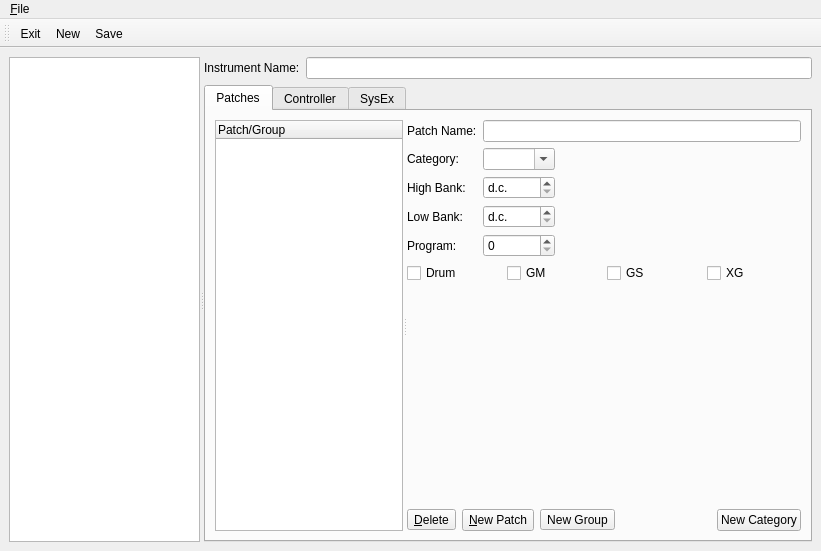
<ui version="4.0" >
 <class>EditInstrumentBase</class>
 <widget class="QMainWindow" name="EditInstrumentBase" >
  <property name="geometry" >
   <rect>
    <x>0</x>
    <y>0</y>
    <width>821</width>
    <height>551</height>
   </rect>
  </property>
  <property name="windowTitle" >
   <string>MusE: Instrument Editor</string>
  </property>
  <widget class="QWidget" name="widget" >
   <layout class="QVBoxLayout" >
    <property name="margin" >
     <number>9</number>
    </property>
    <property name="spacing" >
     <number>6</number>
    </property>
    <item>
     <widget class="QSplitter" name="splitter_3" >
      <property name="orientation" >
       <enum>Qt::Horizontal</enum>
      </property>
      <widget class="QListWidget" name="instrumentList" />
      <widget class="QWidget" name="layoutWidget" >
       <layout class="QVBoxLayout" >
        <property name="margin" >
         <number>0</number>
        </property>
        <property name="spacing" >
         <number>6</number>
        </property>
        <item>
         <layout class="QHBoxLayout" >
          <property name="margin" >
           <number>0</number>
          </property>
          <property name="spacing" >
           <number>6</number>
          </property>
          <item>
           <widget class="QLabel" name="label" >
            <property name="text" >
             <string>Instrument Name:</string>
            </property>
           </widget>
          </item>
          <item>
           <widget class="QLineEdit" name="instrumentName" />
          </item>
         </layout>
        </item>
        <item>
         <widget class="QTabWidget" name="tabWidget3" >
          <property name="currentIndex" >
           <number>0</number>
          </property>
          <widget class="QWidget" name="tab" >
           <attribute name="title" >
            <string>Patches</string>
           </attribute>
           <layout class="QVBoxLayout" >
            <property name="margin" >
             <number>9</number>
            </property>
            <property name="spacing" >
             <number>6</number>
            </property>
            <item>
             <widget class="QSplitter" name="splitter" >
              <property name="orientation" >
               <enum>Qt::Horizontal</enum>
              </property>
              <widget class="QTreeWidget" name="patchView" >
               <property name="sizePolicy" >
                <sizepolicy>
                 <hsizetype>7</hsizetype>
                 <vsizetype>7</vsizetype>
                 <horstretch>0</horstretch>
                 <verstretch>0</verstretch>
                </sizepolicy>
               </property>
               <property name="rootIsDecorated" >
                <bool>true</bool>
               </property>
               <column>
                <property name="text" >
                 <string>Patch/Group</string>
                </property>
               </column>
              </widget>
              <widget class="QWidget" name="layoutWidget" >
               <layout class="QGridLayout" >
                <property name="margin" >
                 <number>0</number>
                </property>
                <property name="spacing" >
                 <number>6</number>
                </property>
                <item row="0" column="1" colspan="2" >
                 <widget class="QLineEdit" name="patchNameEdit" />
                </item>
                <item row="0" column="0" >
                 <widget class="QLabel" name="textLabelPatchName" >
                  <property name="text" >
                   <string>Patch Name:</string>
                  </property>
                 </widget>
                </item>
                <item row="4" column="0" >
                 <widget class="QLabel" name="textLabel4_3" >
                  <property name="text" >
                   <string>Program:</string>
                  </property>
                 </widget>
                </item>
                <item row="7" column="0" colspan="3" >
                 <layout class="QHBoxLayout" >
                  <property name="margin" >
                   <number>0</number>
                  </property>
                  <property name="spacing" >
                   <number>6</number>
                  </property>
                  <item>
                   <widget class="QToolButton" name="deletePatch" >
                    <property name="sizePolicy" >
                     <sizepolicy>
                      <hsizetype>5</hsizetype>
                      <vsizetype>0</vsizetype>
                      <horstretch>0</horstretch>
                      <verstretch>0</verstretch>
                     </sizepolicy>
                    </property>
                    <property name="text" >
                     <string>&amp;Delete</string>
                    </property>
                    <property name="shortcut" >
                     <string>Alt+D</string>
                    </property>
                   </widget>
                  </item>
                  <item>
                   <widget class="QToolButton" name="newPatch" >
                    <property name="sizePolicy" >
                     <sizepolicy>
                      <hsizetype>5</hsizetype>
                      <vsizetype>1</vsizetype>
                      <horstretch>0</horstretch>
                      <verstretch>0</verstretch>
                     </sizepolicy>
                    </property>
                    <property name="text" >
                     <string>&amp;New Patch</string>
                    </property>
                    <property name="shortcut" >
                     <string>Alt+N</string>
                    </property>
                   </widget>
                  </item>
                  <item>
                   <widget class="QToolButton" name="newGroup" >
                    <property name="text" >
                     <string>New Group</string>
                    </property>
                   </widget>
                  </item>
                  <item>
                   <spacer>
                    <property name="orientation" >
                     <enum>Qt::Horizontal</enum>
                    </property>
                    <property name="sizeType" >
                     <enum>QSizePolicy::Expanding</enum>
                    </property>
                    <property name="sizeHint" >
                     <size>
                      <width>240</width>
                      <height>20</height>
                     </size>
                    </property>
                   </spacer>
                  </item>
                  <item>
                   <widget class="QPushButton" name="newCategory" >
                    <property name="text" >
                     <string>New Category</string>
                    </property>
                   </widget>
                  </item>
                 </layout>
                </item>
                <item row="3" column="2" >
                 <spacer>
                  <property name="orientation" >
                   <enum>Qt::Horizontal</enum>
                  </property>
                  <property name="sizeType" >
                   <enum>QSizePolicy::Expanding</enum>
                  </property>
                  <property name="sizeHint" >
                   <size>
                    <width>280</width>
                    <height>20</height>
                   </size>
                  </property>
                 </spacer>
                </item>
                <item row="4" column="2" >
                 <spacer>
                  <property name="orientation" >
                   <enum>Qt::Horizontal</enum>
                  </property>
                  <property name="sizeType" >
                   <enum>QSizePolicy::Expanding</enum>
                  </property>
                  <property name="sizeHint" >
                   <size>
                    <width>280</width>
                    <height>20</height>
                   </size>
                  </property>
                 </spacer>
                </item>
                <item row="2" column="2" >
                 <spacer>
                  <property name="orientation" >
                   <enum>Qt::Horizontal</enum>
                  </property>
                  <property name="sizeType" >
                   <enum>QSizePolicy::Expanding</enum>
                  </property>
                  <property name="sizeHint" >
                   <size>
                    <width>280</width>
                    <height>20</height>
                   </size>
                  </property>
                 </spacer>
                </item>
                <item row="3" column="1" >
                 <widget class="QSpinBox" name="spinBoxLBank" >
                  <property name="specialValueText" >
                   <string>d.c.</string>
                  </property>
                  <property name="maximum" >
                   <number>127</number>
                  </property>
                  <property name="minimum" >
                   <number>-1</number>
                  </property>
                  <property name="value" >
                   <number>-1</number>
                  </property>
                 </widget>
                </item>
                <item row="2" column="0" >
                 <widget class="QLabel" name="textLabel2_2" >
                  <property name="text" >
                   <string>High Bank:</string>
                  </property>
                 </widget>
                </item>
                <item row="3" column="0" >
                 <widget class="QLabel" name="textLabel3_2" >
                  <property name="text" >
                   <string>Low Bank:</string>
                  </property>
                 </widget>
                </item>
                <item row="6" column="2" >
                 <spacer>
                  <property name="orientation" >
                   <enum>Qt::Vertical</enum>
                  </property>
                  <property name="sizeType" >
                   <enum>QSizePolicy::Expanding</enum>
                  </property>
                  <property name="sizeHint" >
                   <size>
                    <width>20</width>
                    <height>90</height>
                   </size>
                  </property>
                 </spacer>
                </item>
                <item row="2" column="1" >
                 <widget class="QSpinBox" name="spinBoxHBank" >
                  <property name="specialValueText" >
                   <string>d.c.</string>
                  </property>
                  <property name="maximum" >
                   <number>127</number>
                  </property>
                  <property name="minimum" >
                   <number>-1</number>
                  </property>
                  <property name="value" >
                   <number>-1</number>
                  </property>
                 </widget>
                </item>
                <item row="4" column="1" >
                 <widget class="QSpinBox" name="spinBoxProgram" />
                </item>
                <item row="5" column="0" colspan="3" >
                 <layout class="QHBoxLayout" >
                  <property name="margin" >
                   <number>0</number>
                  </property>
                  <property name="spacing" >
                   <number>6</number>
                  </property>
                  <item>
                   <widget class="QCheckBox" name="checkBoxDrum" >
                    <property name="text" >
                     <string>Drum</string>
                    </property>
                   </widget>
                  </item>
                  <item>
                   <widget class="QCheckBox" name="checkBoxGM" >
                    <property name="text" >
                     <string>GM</string>
                    </property>
                   </widget>
                  </item>
                  <item>
                   <widget class="QCheckBox" name="checkBoxGS" >
                    <property name="text" >
                     <string>GS</string>
                    </property>
                   </widget>
                  </item>
                  <item>
                   <widget class="QCheckBox" name="checkBoxXG" >
                    <property name="text" >
                     <string>XG</string>
                    </property>
                   </widget>
                  </item>
                 </layout>
                </item>
                <item row="1" column="1" >
                 <widget class="QComboBox" name="category" >
                  <property name="editable" >
                   <bool>true</bool>
                  </property>
                 </widget>
                </item>
                <item row="1" column="0" >
                 <widget class="QLabel" name="label_6" >
                  <property name="text" >
                   <string>Category:</string>
                  </property>
                 </widget>
                </item>
               </layout>
              </widget>
             </widget>
            </item>
           </layout>
          </widget>
          <widget class="QWidget" name="tab" >
           <attribute name="title" >
            <string>Controller</string>
           </attribute>
           <layout class="QVBoxLayout" >
            <property name="margin" >
             <number>9</number>
            </property>
            <property name="spacing" >
             <number>6</number>
            </property>
            <item>
             <widget class="QSplitter" name="splitter_2" >
              <property name="orientation" >
               <enum>Qt::Horizontal</enum>
              </property>
              <widget class="QWidget" name="layoutWidget" >
               <layout class="QVBoxLayout" >
                <property name="margin" >
                 <number>0</number>
                </property>
                <property name="spacing" >
                 <number>6</number>
                </property>
                <item>
                 <widget class="QLabel" name="textLabel1" >
                  <property name="sizePolicy" >
                   <sizepolicy>
                    <hsizetype>5</hsizetype>
                    <vsizetype>0</vsizetype>
                    <horstretch>0</horstretch>
                    <verstretch>0</verstretch>
                   </sizepolicy>
                  </property>
                  <property name="text" >
                   <string>Controller List:</string>
                  </property>
                 </widget>
                </item>
                <item>
                 <widget class="QListWidget" name="listController" >
                  <property name="whatsThis" >
                   <string>This is a list of commonly used midi controllers.
Note that in MusE pitch and program changes are
handled like normal controllers.</string>
                  </property>
                 </widget>
                </item>
               </layout>
              </widget>
              <widget class="QWidget" name="layoutWidget" >
               <layout class="QVBoxLayout" >
                <property name="margin" >
                 <number>0</number>
                </property>
                <property name="spacing" >
                 <number>6</number>
                </property>
                <item>
                 <widget class="QGroupBox" name="GroupBox1" >
                  <property name="sizePolicy" >
                   <sizepolicy>
                    <hsizetype>1</hsizetype>
                    <vsizetype>5</vsizetype>
                    <horstretch>0</horstretch>
                    <verstretch>0</verstretch>
                   </sizepolicy>
                  </property>
                  <property name="title" >
                   <string>Properties</string>
                  </property>
                  <layout class="QGridLayout" >
                   <property name="margin" >
                    <number>9</number>
                   </property>
                   <property name="spacing" >
                    <number>6</number>
                   </property>
                   <item row="0" column="0" >
                    <widget class="QLabel" name="TextLabel1_3" >
                     <property name="text" >
                      <string>Name</string>
                     </property>
                    </widget>
                   </item>
                   <item row="0" column="2" >
                    <widget class="QLineEdit" name="entryName" />
                   </item>
                   <item row="1" column="0" colspan="2" >
                    <widget class="QLabel" name="label_2" >
                     <property name="text" >
                      <string>Comment</string>
                     </property>
                    </widget>
                   </item>
                   <item row="1" column="2" >
                    <widget class="QTextEdit" name="textEdit" />
                   </item>
                   <item row="2" column="0" >
                    <widget class="QLabel" name="TextLabel2_4" >
                     <property name="text" >
                      <string>Type</string>
                     </property>
                    </widget>
                   </item>
                   <item row="2" column="1" colspan="2" >
                    <layout class="QHBoxLayout" >
                     <property name="margin" >
                      <number>2</number>
                     </property>
                     <property name="spacing" >
                      <number>6</number>
                     </property>
                     <item>
                      <widget class="QComboBox" name="spinBoxType" >
                       <item>
                        <property name="text" >
                         <string>Controller-7Bit</string>
                        </property>
                       </item>
                       <item>
                        <property name="text" >
                         <string>Controller-14Bit</string>
                        </property>
                       </item>
                       <item>
                        <property name="text" >
                         <string>RPN-7Bit</string>
                        </property>
                       </item>
                       <item>
                        <property name="text" >
                         <string>NRPN-7Bit</string>
                        </property>
                       </item>
                       <item>
                        <property name="text" >
                         <string>RPN-14Bit</string>
                        </property>
                       </item>
                       <item>
                        <property name="text" >
                         <string>NRPN-14Bit</string>
                        </property>
                       </item>
                       <item>
                        <property name="text" >
                         <string>Pitch</string>
                        </property>
                       </item>
                       <item>
                        <property name="text" >
                         <string>Program</string>
                        </property>
                       </item>
                      </widget>
                     </item>
                     <item>
                      <widget class="QLabel" name="TextLabel3_2" >
                       <property name="text" >
                        <string>H-Ctrl</string>
                       </property>
                       <property name="indent" >
                        <number>10</number>
                       </property>
                      </widget>
                     </item>
                     <item>
                      <widget class="QSpinBox" name="spinBoxHCtrlNo" >
                       <property name="toolTip" >
                        <string>Midi Controller Number High Byte</string>
                       </property>
                       <property name="maximum" >
                        <number>127</number>
                       </property>
                       <property name="minimum" >
                        <number>0</number>
                       </property>
                       <property name="value" >
                        <number>1</number>
                       </property>
                      </widget>
                     </item>
                     <item>
                      <widget class="QLabel" name="TextLabel2_3_2" >
                       <property name="text" >
                        <string>L-Ctrl</string>
                       </property>
                       <property name="indent" >
                        <number>10</number>
                       </property>
                      </widget>
                     </item>
                     <item>
                      <widget class="QSpinBox" name="spinBoxLCtrlNo" >
                       <property name="toolTip" >
                        <string>Midi Controller Number Low Byte</string>
                       </property>
                       <property name="maximum" >
                        <number>127</number>
                       </property>
                       <property name="minimum" >
                        <number>0</number>
                       </property>
                       <property name="value" >
                        <number>1</number>
                       </property>
                      </widget>
                     </item>
                    </layout>
                   </item>
                   <item row="3" column="0" >
                    <widget class="QLabel" name="textLabel4_2" >
                     <property name="text" >
                      <string>Range</string>
                     </property>
                    </widget>
                   </item>
                   <item row="3" column="1" colspan="2" >
                    <layout class="QHBoxLayout" >
                     <property name="margin" >
                      <number>0</number>
                     </property>
                     <property name="spacing" >
                      <number>6</number>
                     </property>
                     <item>
                      <widget class="QLabel" name="TextLabel1_2_2" >
                       <property name="text" >
                        <string>Min</string>
                       </property>
                       <property name="indent" >
                        <number>10</number>
                       </property>
                      </widget>
                     </item>
                     <item>
                      <widget class="QSpinBox" name="spinBoxMin" >
                       <property name="maximum" >
                        <number>16384</number>
                       </property>
                       <property name="minimum" >
                        <number>-16385</number>
                       </property>
                      </widget>
                     </item>
                     <item>
                      <widget class="QLabel" name="TextLabel2_2_2" >
                       <property name="text" >
                        <string>Max</string>
                       </property>
                       <property name="indent" >
                        <number>10</number>
                       </property>
                      </widget>
                     </item>
                     <item>
                      <widget class="QSpinBox" name="spinBoxMax" >
                       <property name="maximum" >
                        <number>16384</number>
                       </property>
                       <property name="minimum" >
                        <number>-16385</number>
                       </property>
                       <property name="value" >
                        <number>127</number>
                       </property>
                      </widget>
                     </item>
                     <item>
                      <widget class="QLabel" name="textLabel1_3" >
                       <property name="text" >
                        <string>Default</string>
                       </property>
                      </widget>
                     </item>
                     <item>
                      <widget class="QSpinBox" name="spinBoxDefault" />
                     </item>
                    </layout>
                   </item>
                   <item row="4" column="0" colspan="3" >
                    <widget class="QCheckBox" name="moveWithPart" >
                     <property name="text" >
                      <string>Move Controller Values with Part</string>
                     </property>
                    </widget>
                   </item>
                  </layout>
                 </widget>
                </item>
                <item>
                 <layout class="QHBoxLayout" >
                  <property name="margin" >
                   <number>0</number>
                  </property>
                  <property name="spacing" >
                   <number>6</number>
                  </property>
                  <item>
                   <widget class="QPushButton" name="deleteController" >
                    <property name="text" >
                     <string>Delete</string>
                    </property>
                   </widget>
                  </item>
                  <item>
                   <widget class="QPushButton" name="newController" >
                    <property name="text" >
                     <string>New Controller</string>
                    </property>
                   </widget>
                  </item>
                  <item>
                   <spacer>
                    <property name="orientation" >
                     <enum>Qt::Horizontal</enum>
                    </property>
                    <property name="sizeHint" >
                     <size>
                      <width>40</width>
                      <height>20</height>
                     </size>
                    </property>
                   </spacer>
                  </item>
                 </layout>
                </item>
               </layout>
              </widget>
             </widget>
            </item>
           </layout>
          </widget>
          <widget class="QWidget" name="TabPage" >
           <attribute name="title" >
            <string>SysEx</string>
           </attribute>
           <layout class="QVBoxLayout" >
            <property name="margin" >
             <number>9</number>
            </property>
            <property name="spacing" >
             <number>6</number>
            </property>
            <item>
             <widget class="QSplitter" name="splitter_4" >
              <property name="orientation" >
               <enum>Qt::Horizontal</enum>
              </property>
              <widget class="QWidget" name="layoutWidget" >
               <layout class="QVBoxLayout" >
                <property name="margin" >
                 <number>0</number>
                </property>
                <property name="spacing" >
                 <number>6</number>
                </property>
                <item>
                 <widget class="QLabel" name="label_3" >
                  <property name="text" >
                   <string>SYSEX-List:</string>
                  </property>
                 </widget>
                </item>
                <item>
                 <widget class="QListWidget" name="sysexList" >
                  <property name="sizePolicy" >
                   <sizepolicy>
                    <hsizetype>1</hsizetype>
                    <vsizetype>7</vsizetype>
                    <horstretch>0</horstretch>
                    <verstretch>0</verstretch>
                   </sizepolicy>
                  </property>
                 </widget>
                </item>
               </layout>
              </widget>
              <widget class="QWidget" name="layoutWidget" >
               <layout class="QVBoxLayout" >
                <property name="margin" >
                 <number>0</number>
                </property>
                <property name="spacing" >
                 <number>6</number>
                </property>
                <item>
                 <widget class="QGroupBox" name="groupBox" >
                  <property name="title" >
                   <string>Properties</string>
                  </property>
                  <layout class="QGridLayout" >
                   <property name="margin" >
                    <number>9</number>
                   </property>
                   <property name="spacing" >
                    <number>6</number>
                   </property>
                   <item row="0" column="0" >
                    <widget class="QLabel" name="label_4" >
                     <property name="text" >
                      <string>Name:</string>
                     </property>
                    </widget>
                   </item>
                   <item row="0" column="1" >
                    <widget class="QLineEdit" name="sysexName" />
                   </item>
                   <item row="1" column="0" >
                    <widget class="QLabel" name="label_5" >
                     <property name="text" >
                      <string>Comment:</string>
                     </property>
                    </widget>
                   </item>
                   <item row="1" column="1" >
                    <widget class="QTextEdit" name="sysexComment" />
                   </item>
                   <item row="2" column="0" >
                    <widget class="QLabel" name="textLabel1_2" >
                     <property name="text" >
                      <string>Data:</string>
                     </property>
                    </widget>
                   </item>
                   <item row="2" column="1" >
                    <widget class="QTextEdit" name="sysexData" />
                   </item>
                  </layout>
                 </widget>
                </item>
                <item>
                 <layout class="QHBoxLayout" >
                  <property name="margin" >
                   <number>0</number>
                  </property>
                  <property name="spacing" >
                   <number>6</number>
                  </property>
                  <item>
                   <widget class="QPushButton" name="deleteSysex" >
                    <property name="text" >
                     <string>Delete</string>
                    </property>
                   </widget>
                  </item>
                  <item>
                   <widget class="QPushButton" name="newSysex" >
                    <property name="text" >
                     <string>New Sysex</string>
                    </property>
                   </widget>
                  </item>
                  <item>
                   <spacer>
                    <property name="orientation" >
                     <enum>Qt::Horizontal</enum>
                    </property>
                    <property name="sizeHint" >
                     <size>
                      <width>40</width>
                      <height>20</height>
                     </size>
                    </property>
                   </spacer>
                  </item>
                 </layout>
                </item>
               </layout>
              </widget>
             </widget>
            </item>
           </layout>
          </widget>
         </widget>
        </item>
       </layout>
      </widget>
     </widget>
    </item>
   </layout>
  </widget>
  <widget class="QMenuBar" name="MenuBar" >
   <property name="geometry" >
    <rect>
     <x>0</x>
     <y>0</y>
     <width>821</width>
     <height>32</height>
    </rect>
   </property>
   <property name="defaultUp" >
    <bool>false</bool>
   </property>
   <widget class="QMenu" name="fileMenu" >
    <property name="geometry" >
     <rect>
      <x>434</x>
      <y>167</y>
      <width>146</width>
      <height>168</height>
     </rect>
    </property>
    <property name="title" >
     <string>&amp;File</string>
    </property>
    <addaction name="fileNewAction" />
    <addaction name="fileSaveAction" />
    <addaction name="fileSaveAsAction" />
    <addaction name="separator" />
    <addaction name="fileExitAction" />
   </widget>
   <addaction name="fileMenu" />
  </widget>
  <widget class="QToolBar" name="toolBar" >
   <property name="orientation" >
    <enum>Qt::Horizontal</enum>
   </property>
   <attribute name="toolBarArea" >
    <number>4</number>
   </attribute>
   <addaction name="fileExitAction" />
   <addaction name="fileNewAction" />
   <addaction name="fileSaveAction" />
  </widget>
  <action name="fileNewAction" >
   <property name="icon" >
    <iconset resource="../muse.qrc" >:/xpm/filenew.png</iconset>
   </property>
   <property name="text" >
    <string>&amp;New</string>
   </property>
   <property name="iconText" >
    <string>New</string>
   </property>
   <property name="shortcut" >
    <string>Ctrl+N</string>
   </property>
  </action>
  <action name="fileOpenAction" >
   <property name="icon" >
    <iconset resource="../muse.qrc" >:/xpm/fileopen.png</iconset>
   </property>
   <property name="text" >
    <string>&amp;Open...</string>
   </property>
   <property name="iconText" >
    <string>Open</string>
   </property>
   <property name="shortcut" >
    <string>Ctrl+O</string>
   </property>
  </action>
  <action name="fileSaveAction" >
   <property name="icon" >
    <iconset resource="../muse.qrc" >:/xpm/filesave.png</iconset>
   </property>
   <property name="text" >
    <string>&amp;Save</string>
   </property>
   <property name="iconText" >
    <string>Save</string>
   </property>
   <property name="shortcut" >
    <string>Ctrl+S</string>
   </property>
  </action>
  <action name="fileSaveAsAction" >
   <property name="icon" >
    <iconset resource="../muse.qrc" >:/xpm/fileopen.png</iconset>
   </property>
   <property name="text" >
    <string>Save &amp;As...</string>
   </property>
   <property name="iconText" >
    <string>Save As</string>
   </property>
   <property name="shortcut" >
    <string/>
   </property>
  </action>
  <action name="fileExitAction" >
   <property name="icon" >
    <iconset resource="../muse.qrc" >:/xpm/off.svg</iconset>
   </property>
   <property name="text" >
    <string>E&amp;xit</string>
   </property>
   <property name="iconText" >
    <string>Exit</string>
   </property>
   <property name="shortcut" >
    <string/>
   </property>
  </action>
 </widget>
 <layoutdefault spacing="6" margin="11" />
 <resources>
  <include location="../muse.qrc" />
 </resources>
 <connections>
  <connection>
   <sender>toolBar</sender>
   <signal>actionTriggered(QAction*)</signal>
   <receiver>EditInstrumentBase</receiver>
   <slot>close()</slot>
   <hints>
    <hint type="sourcelabel" >
     <x>34</x>
     <y>58</y>
    </hint>
    <hint type="destinationlabel" >
     <x>161</x>
     <y>546</y>
    </hint>
   </hints>
  </connection>
 </connections>
</ui>
